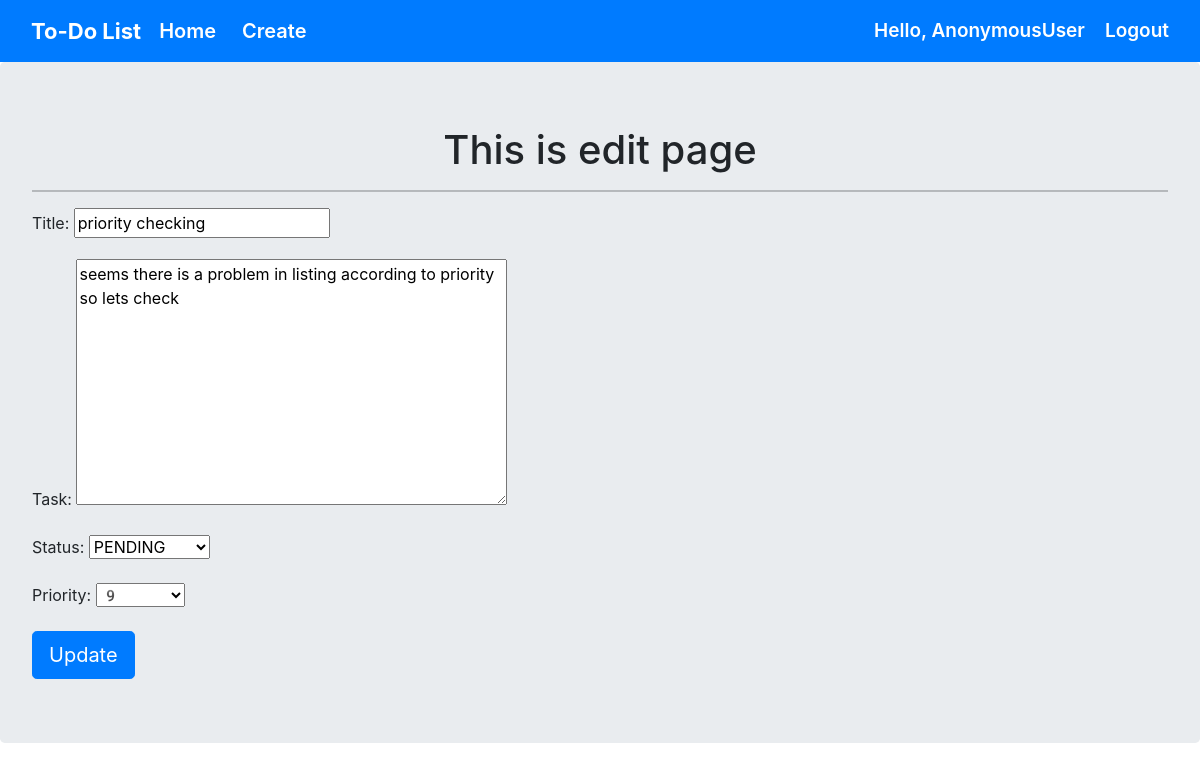
Screenshot of /todo/11/update/ with the database file from the repository.
### todo/models.py (models this page shows, shortened)
class TODO(models.Model):
    status_choices = [
    ('COMPLETED', 'COMPLETED'),
    ('PENDING', 'PENDING'),
    ]
    priority_choices = [
    (1,'1️'),
    (2, '2️'),
    (3, '3️'),
    (4, '4️'),
    (5, '5️'),
    (6, '6️'),
    (7, '7️'),
    (8, '8️'),
    (9, '9️'),
    (10, '10'),
    ]
    title = models.CharField(max_length=50)
    task = models.TextField(blank=False)
    status = models.CharField(max_length=20 , choices=status_choices)
    user  = models.ForeignKey(User  , on_delete= models.CASCADE, related_name='priority')
    date = models.DateTimeField(auto_now_add=True)
    priority = models.IntegerField(max_length=2 , choices=priority_choices)

### todo/views.py (the view)
# urls.py: path('<int:pk>/update/', views.updatepage, name='updatepage'),
def updatepage(request,pk):
    title = TODO.objects.get(id=pk)
    form = TODOForm(instance = title)
    if request.method == "POST":
        form = TODOForm(request.POST, instance=title)
        if form.is_valid():
            form.save()
            return redirect('home')
    context = {
        'form':form
    }
    return render(request,'todo/update.html',context)

### todo/forms.py
class TODOForm(ModelForm):
    class Meta:
        model = TODO
        fields = ['title','task','status','priority']

### todo/templates/todo/update.html (shortened to what this page needs)
{% extends "todo/base.html" %}
{% load static %}
{% block body %}
    <div class="jumbotron">
        <h1 align="center">This is edit page</h1>
        <hr>
        <form action="" method="POST" >
        {{form.as_p}}
        <input class="btn btn-primary btn-lg"  type="submit" value="Update">
        </form>
    </div>
{%endblock%}

### rows the page displays
TODO: title "priority checking", task "seems there is a problem in listing according to priority so lets check", status "PENDING", priority "9️"

### other values shown
{{ request.user }} "AnonymousUser"
